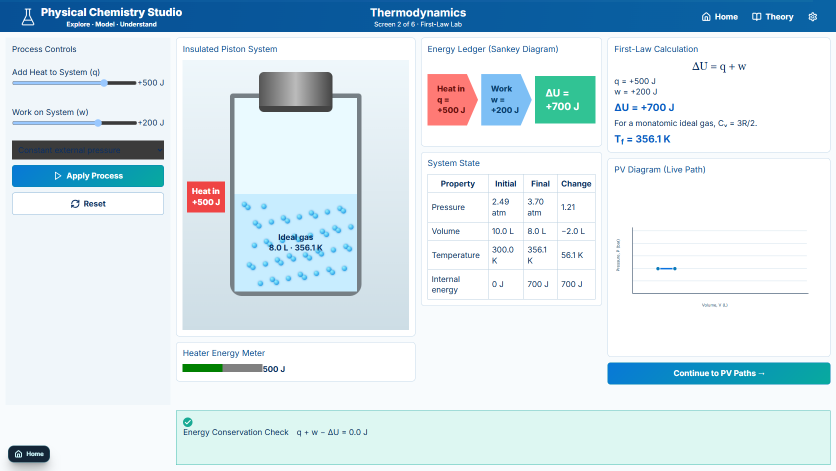
#> input picture docs/chemistry-vl-mockup-rebuild/screenshots/thermodynamics/first-law-1672.png, 1672 x 941 px, given in place of physical-quantum-chemistry.jpg, which was not available (shown at 1/2 size)
$ python score-studio-visuals.py
#> lines starting #> are read from the running program, lines starting #| are printed output that depends on the picture; pictures that were not available may be replaced by others from this repository, and a replacement may not be noted
from pathlib import Path
from PIL import Image
import numpy as np,json,re
root=Path(r'C:\Indian Servers\temp\Chemistry web\TargetUI');out=Path('docs/studio-routing-qa')
familyPaths={'carbohydrate':'Carbohydrate Structure Studio','nucleic':'Neucliec Acid','drug':'Drug Discovery','physical':'Physical Chemistry','pharma':'PharmaChemistry'}
orders={
'carbohydrate':{'Reactions':1,'Structure':2,'Biology':3,'Quizzes':4,'Properties':5},
'nucleic':{'Home':1,'Molecules':2,'Sequences':3,'Nucleotide Builder':4,'Replication':5,'Transcription':6,'Comparative View':7,'Learn':8,'3D Gallery':9,'Quizzes':10},
'drug':{'Home':1,'Drug Discovery':2,'Targets':3,'Screening':4,'Molecular Design':5,'ADME & PK':6,'Team':7,'Safety & Toxicity':8,'Notebooks':9,'Data & Analytics':10},
'physical':dict(zip(['Molecular Dynamics','Real Gas Laws','Thermodynamics','Statistical Thermodynamics','Chemical Kinetics','Chemical Equilibrium','Phase Equilibrium','Solutions & Colligative','Electrochemistry','Quantum Chemistry','Molecular Spectroscopy','Surface Chemistry','Photochemistry','Transport Phenomena'],range(1,15))),
'pharma':dict(zip(['Lab Home','Medicinal Chemistry','API Synthesis','Preformulation','Tablet Formulation','Dissolution','HPLC','Stability','ADME','Toxicology'],range(1,11)))}
def mean(a,w=11):
 s=np.pad(a,((1,0),(1,0))).cumsum(0).cumsum(1)
 return (s[w:,w:]-s[:-w,w:]-s[w:,:-w]+s[:-w,:-w])/(w*w)
def ssim(a,b):
 a=np.asarray(Image.open(a).convert('L').resize((836,470),Image.Resampling.LANCZOS),dtype=float);b=np.asarray(Image.open(b).convert('L').resize((836,470),Image.Resampling.LANCZOS),dtype=float)
#> after `a = np.asarray(Image.open(a).convert('L').resize((836, 470), Image.Res`:
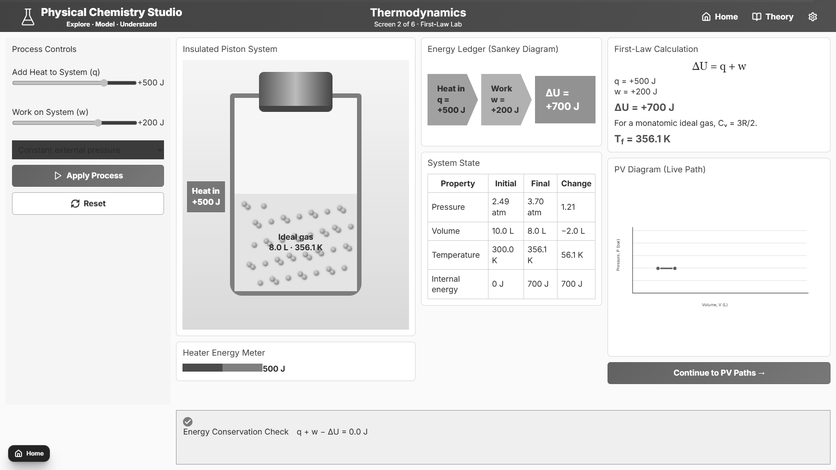
#> a: shape (470, 836) float64; min 10, max 255, mean 224.6
 ua,ub=mean(a),mean(b);va=np.maximum(0,mean(a*a)-ua*ua);vb=np.maximum(0,mean(b*b)-ub*ub);cov=mean(a*b)-ua*ub
#> in mean, `s=np.pad(a,((1,0),(1,0))).cumsum(0).cumsum(1)`:
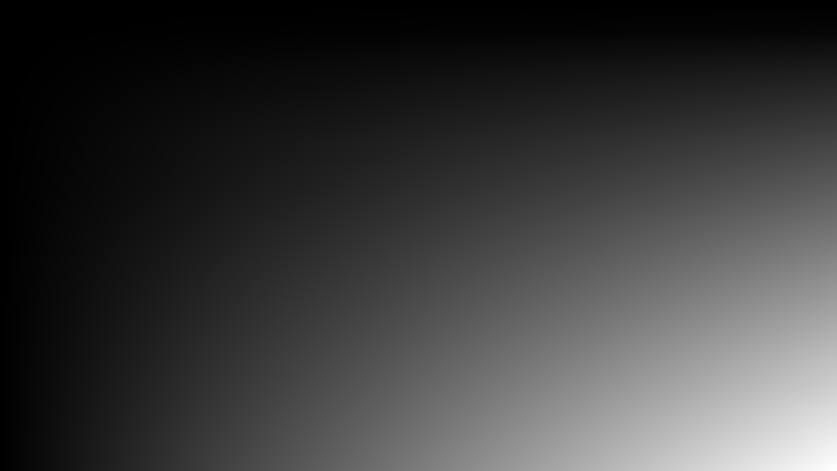
#> s: shape (471, 837) float64; min 0, max 88230870, mean 20556722.2; drawn with min black and max white
#> in mean, `return (s[w:,w:]-s[:-w,w:]-s[w:,:-w]+s[:-w,:-w])/(w*w)`:
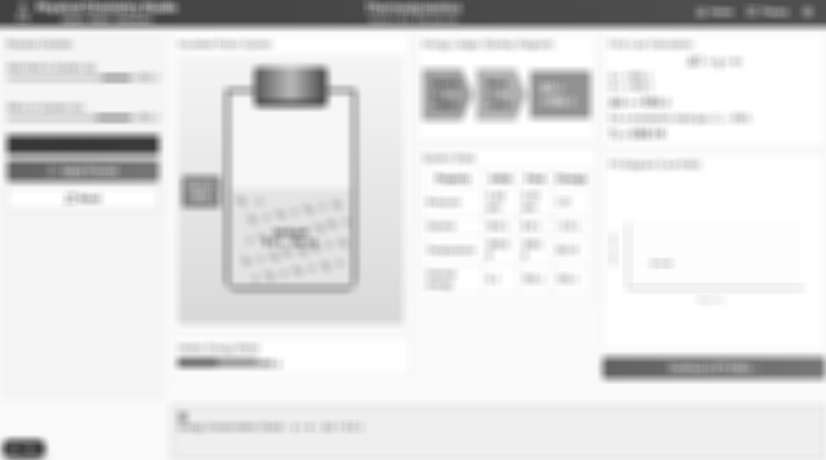
#> returned value: shape (460, 826) float64; min 54.83, max 255, mean 225.8
#> call 3 of mean, with w = 11
#> in mean (call 3), `s=np.pad(a,((1,0),(1,0))).cumsum(0).cumsum(1)`:
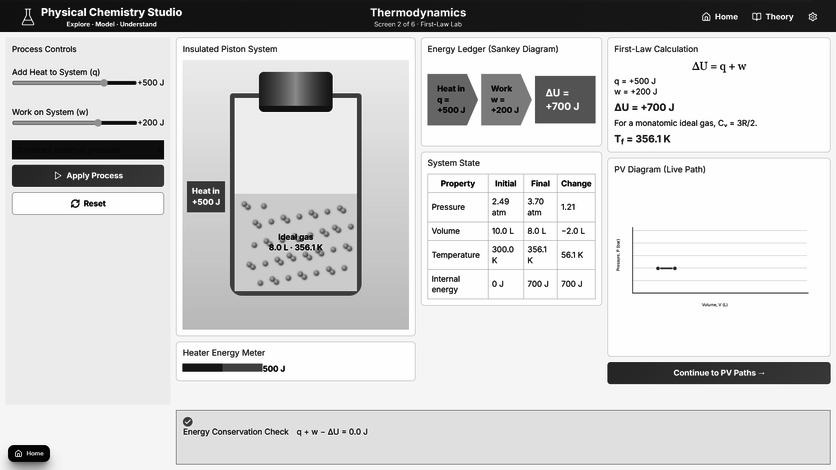
#> a: shape (470, 836) float64; min 100, max 65025, mean 53304; drawn with min black and max white
#> in mean (call 3), `return (s[w:,w:]-s[:-w,w:]-s[w:,:-w]+s[:-w,:-w])/(w*w)`:
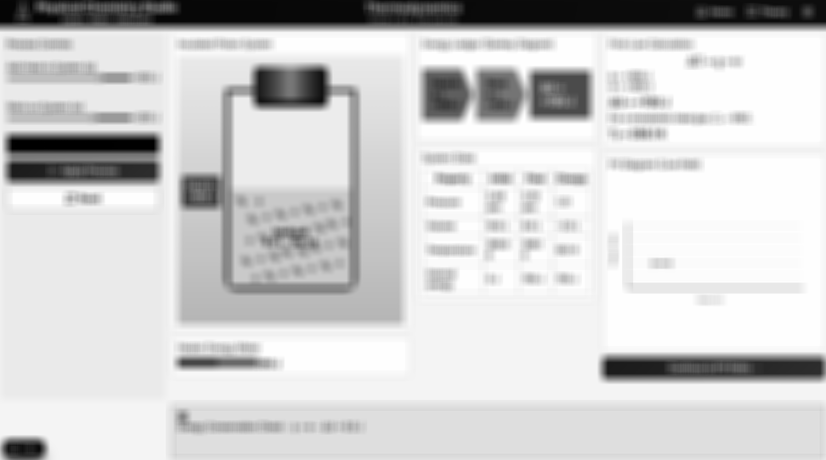
#> returned value: shape (460, 826) float64; min 3038.8, max 65025, mean 53704.1; drawn with min black and max white
#> after `va = np.maximum(0, mean(a * a) - ua * ua)`:
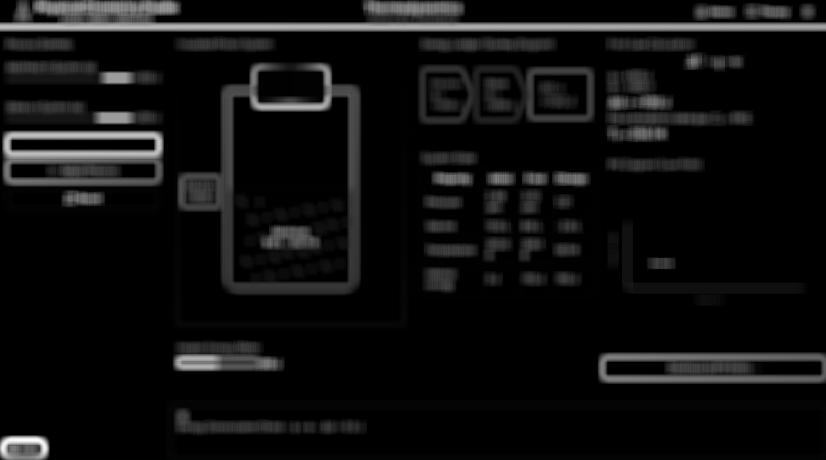
#> va: shape (460, 826) float64; min 0, max 10919.8, mean 684.6; drawn with min black and max white
 return round(float(np.mean(((2*ua*ub+2.55**2)*(2*cov+7.65**2))/((ua*ua+ub*ub+2.55**2)*(va+vb+7.65**2))))*100,1)
assert ssim(out/'current/physical-quantum-chemistry.jpg',out/'current/physical-quantum-chemistry.jpg')==100
#> (the run stopped early here; a loop or call above may not have finished)

$ run again, on docs/chemistry-vl-mockup-rebuild/screenshots/thermodynamics/pv-processes-390.png
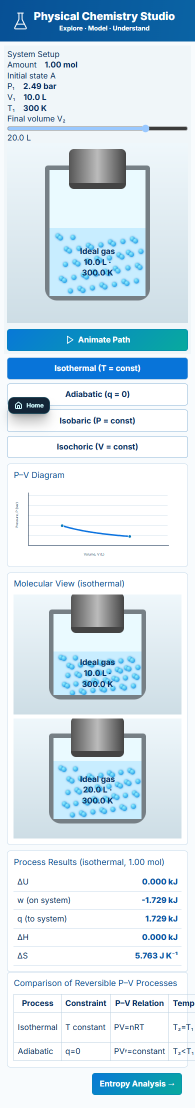
#> input picture docs/chemistry-vl-mockup-rebuild/screenshots/thermodynamics/pv-processes-390.png, 390 x 2216 px, given in place of physical-quantum-chemistry.jpg, which was not available (shown at 1/2 size)
#> in mean (call 3), `return (s[w:,w:]-s[:-w,w:]-s[w:,:-w]+s[:-w,:-w])/(w*w)`:
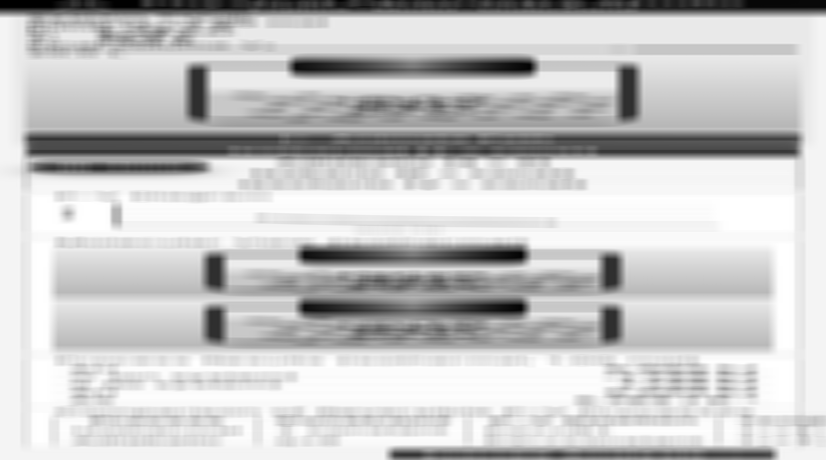
#> returned value: shape (460, 826) float64; min 4327, max 65025, mean 51686.5; drawn with min black and max white
#> in ssim, `va = np.maximum(0, mean(a * a) - ua * ua)`:
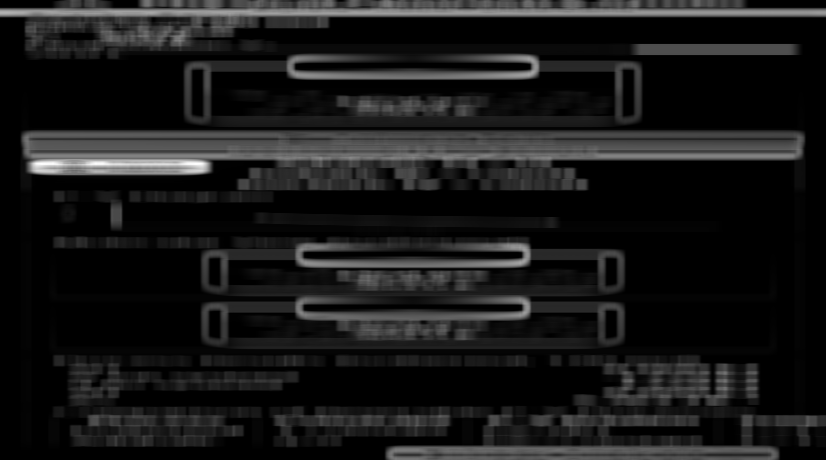
#> va: shape (460, 826) float64; min 0, max 11288.1, mean 1116.6; drawn with min black and max white

$ run again, on docs/chemistry-vl-mockup-rebuild/screenshots/thermodynamics/pv-processes-768.png
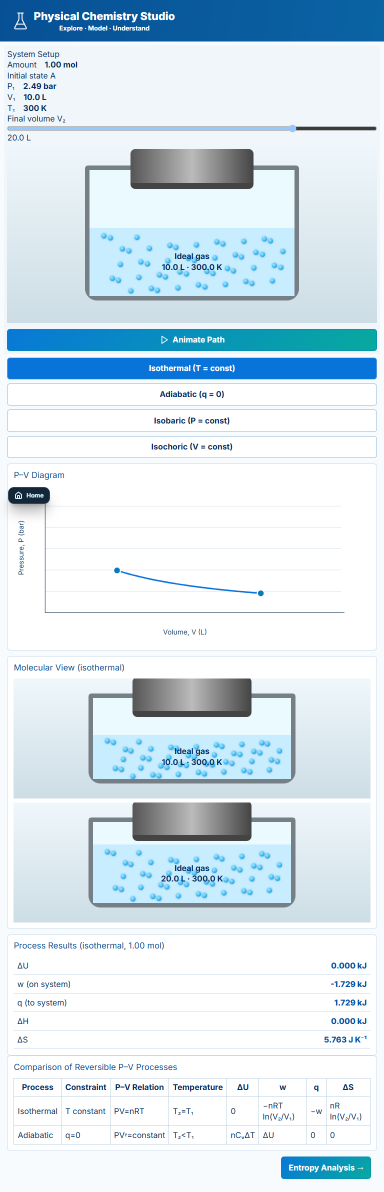
#> input picture docs/chemistry-vl-mockup-rebuild/screenshots/thermodynamics/pv-processes-768.png, 768 x 2383 px, given in place of physical-quantum-chemistry.jpg, which was not available (shown at 1/2 size)
#> in mean (call 3), `return (s[w:,w:]-s[:-w,w:]-s[w:,:-w]+s[:-w,:-w])/(w*w)`:
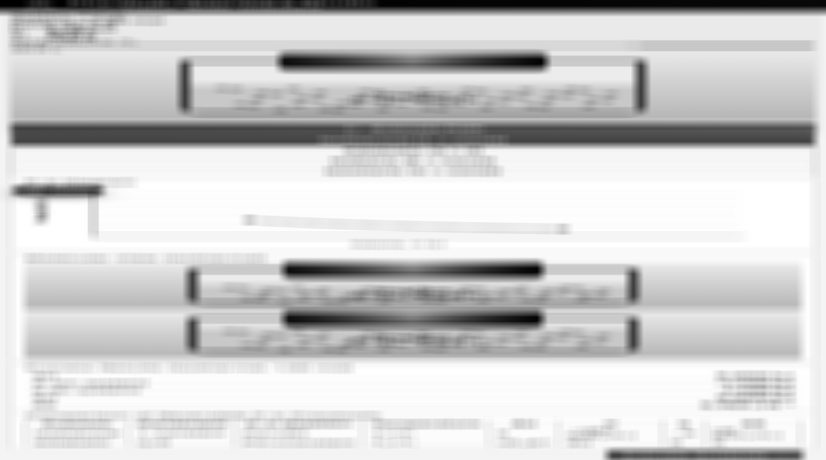
#> returned value: shape (460, 826) float64; min 4279.5, max 65025, mean 53383.1; drawn with min black and max white
#> in ssim, `va = np.maximum(0, mean(a * a) - ua * ua)`:
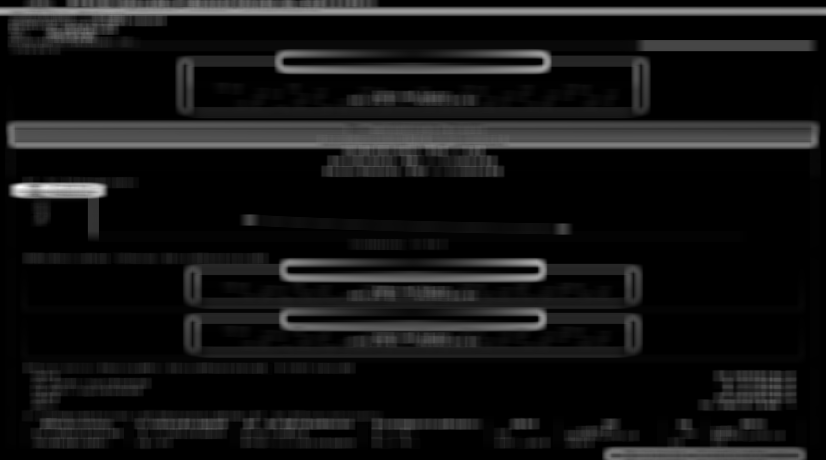
#> va: shape (460, 826) float64; min 0, max 11408.3, mean 891.3; drawn with min black and max white
